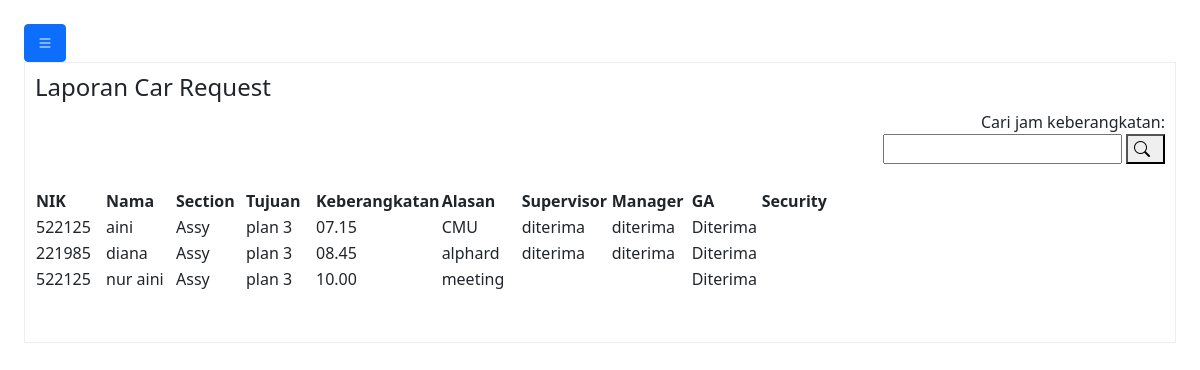
The app's page /laporan_user.php (signed in) with its own data.
### tables this page shows
CREATE TABLE `data` (
  `id` int(11) NOT NULL,
  `nik` varchar(200) NOT NULL,
  `nama` varchar(100) NOT NULL,
  `section` varchar(50) NOT NULL,
  `tujuan` varchar(200) NOT NULL,
  `alasan` varchar(1000) NOT NULL,
  `keberangkatan` varchar(200) NOT NULL,
  `status_spv` varchar(100) DEFAULT NULL,
  `status_manager` varchar(100) DEFAULT NULL,
  `status_ga` varchar(100) DEFAULT NULL,
  `security` varchar(100) DEFAULT NULL,
  `notif_supervisor` int(11) NOT NULL DEFAULT 0,
  `notif_manager` int(11) NOT NULL DEFAULT 0,
  `notif_ga` int(11) NOT NULL DEFAULT 0,
  `notif_user` int(11) NOT NULL DEFAULT 0,
  `notif_security` int(11) NOT NULL DEFAULT 0,
  `notif_admin` int(11) NOT NULL DEFAULT 0
);

### laporan_user.php (the view, shortened to what this page needs)
<!DOCTYPE html>
<html lang="en">
<head>
  <link rel="stylesheet" href="https://stackpath.bootstrapcdn.com/bootstrap/5.0.0-alpha2/css/bootstrap.min.css" />
  <link rel="stylesheet" href="https://cdn.jsdelivr.net/npm/bootstrap-icons@1.9.1/font/bootstrap-icons.css" />
</head>
<body background="#87CEFA" ;>
  <section class="p-4" id="main-content">
    <button class="btn btn-primary" id="button-toggle">
      <i class="bi bi-list"></i>
    </button>
    <div style="border:1px solid rgb(238,238,238); padding:10px; overflow:auto; width:auto; height:auto;">
      <h4>Laporan Car Request</h4>
      <body>
        <form method="GET" action="laporan_user.php" style="text-align: right;">
         Cari jam keberangkatan:</br><input type="text" name="kata_cari" value="<?php if (isset($_GET['kata_cari'])) {echo $_GET['kata_cari'];
           } ?>" />
          <button type="submit"><i class="bi bi-search" style="margin-right: 7px;"></i></button>
        </form></br>
        <table>
          <thead>
            <tr>
              <th width="70">NIK</td>
              <th width="70">Nama</td>
              <th width="70">Section</td>
              <th width="70">Tujuan</td>
              <th width="70">Keberangkatan</td>
              <th width="80">Alasan</td>
              <th width="90">Supervisor</td>
              <th width="80">Manager</td>
              <th width="70">GA</td>
              <th width="70">Security</td>
            </tr>
          </thead>
          <tbody>
            <?php
            include('koneksi.php');
            if (isset($_GET['kata_cari'])) {
              $kata_cari = $_GET['kata_cari'];
              $query = "SELECT * FROM data WHERE keberangkatan like '%" . $kata_cari . "%'  ORDER BY id ASC";
            } else {
              $query = "SELECT * FROM data ORDER BY id ASC";
            }
            $result = mysqli_query($koneksi, $query);
            while ($row = mysqli_fetch_assoc($result)) {
            ?>
              <tr>
                <td><?php echo $row['nik']; ?></td>
                <td><?php echo $row['nama']; ?></td>
                <td><?php echo $row['section']; ?></td>
                <td><?php echo $row['tujuan']; ?></td>
                <td><?php echo $row['keberangkatan']; ?></td>
                <td><?php echo $row['alasan']; ?></td>
                <td><?php echo $row['status_spv']; ?></td>
                <td><?php echo $row['status_manager']; ?></td>
                <td><?php echo $row['status_ga']; ?></td>
              </tr>
            <?php
            }
            ?>
          </tbody>
        </table></br>
    </div>
  </section>
</body>
</html>

### laporan_user.php (style rules this page uses)
#main-content { transition: 0.4s; }

### records on screen
data: nik "522125", nama "aini", section "Assy", tujuan "plan 3", keberangkatan "07.15", alasan "CMU", status_spv "diterima", status_manager "diterima", status_ga "Diterima"
data: nik "221985", nama "diana", section "Assy", tujuan "plan 3", keberangkatan "08.45", alasan "alphard", status_spv "diterima", status_manager "diterima", status_ga "Diterima"
data: nik "522125", nama "nur aini", section "Assy", tujuan "plan 3", keberangkatan "10.00", alasan "meeting", status_ga "Diterima"
